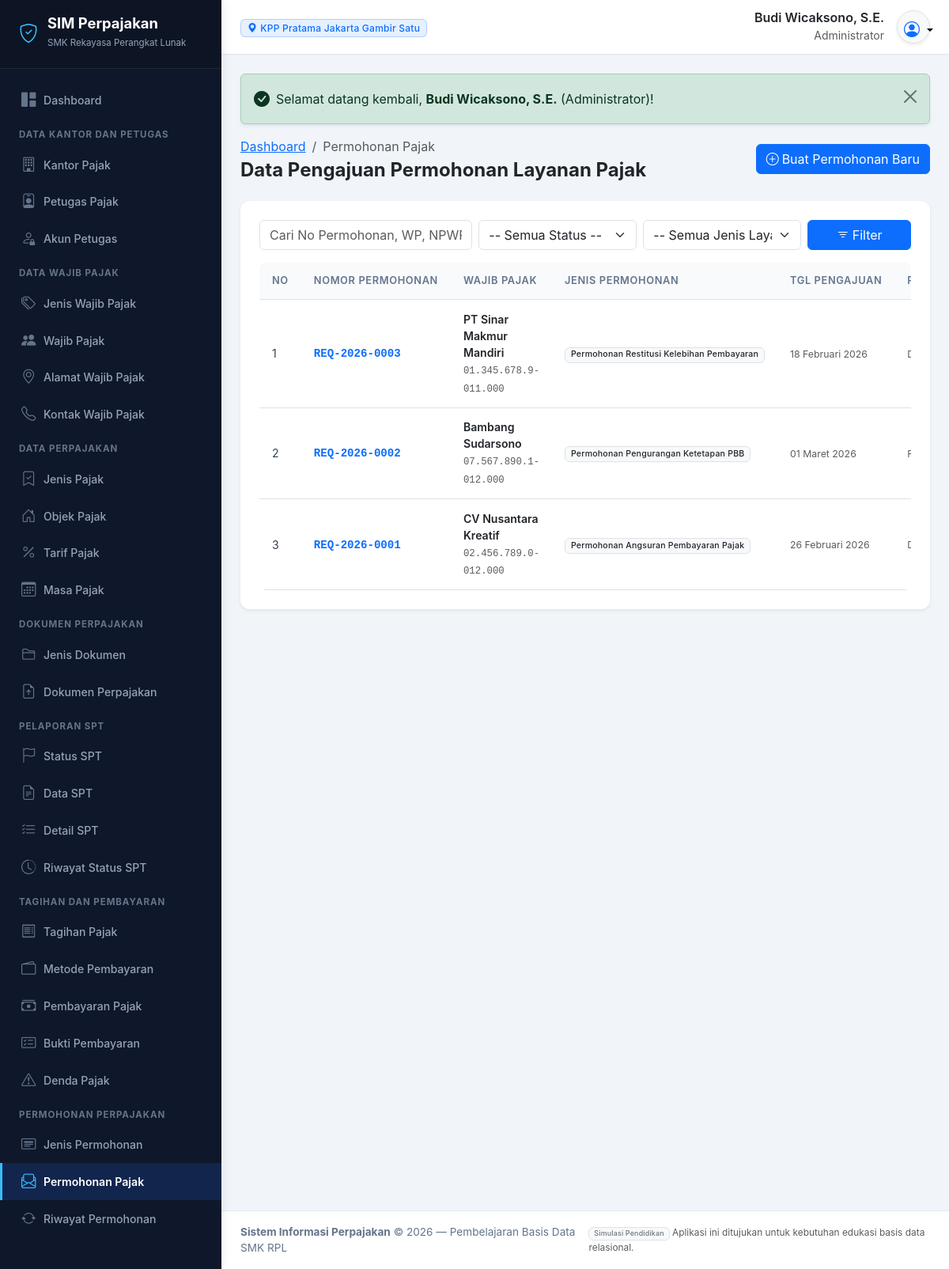
Page /modules/permohonan_pajak/index.php (signed in) on the committed database.
### tables this page shows
CREATE TABLE `akun_petugas` (
  `id_akun` INT AUTO_INCREMENT PRIMARY KEY,
  `id_petugas` INT NOT NULL UNIQUE,
  `nama_pengguna` VARCHAR(50) NOT NULL UNIQUE,
  `kata_sandi` VARCHAR(255) NOT NULL,
  `peran` VARCHAR(50) NOT NULL,
  `status_akun` ENUM('Aktif', 'Nonaktif') DEFAULT 'Aktif',
  `terakhir_masuk` DATETIME NULL,
  `created_at` TIMESTAMP DEFAULT CURRENT_TIMESTAMP,
  CONSTRAINT `fk_akun_petugas` FOREIGN KEY (`id_petugas`) 
    REFERENCES `petugas_pajak` (`id_petugas`) ON UPDATE CASCADE ON DELETE CASCADE
);

CREATE TABLE `kantor_pajak` (
  `id_kantor` INT AUTO_INCREMENT PRIMARY KEY,
  `kode_kantor` VARCHAR(20) NOT NULL UNIQUE,
  `nama_kantor` VARCHAR(150) NOT NULL,
  `alamat` TEXT NOT NULL,
  `kota` VARCHAR(100) NOT NULL,
  `nomor_telepon` VARCHAR(30) NOT NULL,
  `email` VARCHAR(100) NOT NULL,
  `created_at` TIMESTAMP DEFAULT CURRENT_TIMESTAMP
);

CREATE TABLE `petugas_pajak` (
  `id_petugas` INT AUTO_INCREMENT PRIMARY KEY,
  `id_kantor` INT NOT NULL,
  `nama_petugas` VARCHAR(150) NOT NULL,
  `nomor_identitas` VARCHAR(50) NOT NULL UNIQUE,
  `jabatan` VARCHAR(100) NOT NULL,
  `nomor_telepon` VARCHAR(30) NOT NULL,
  `email` VARCHAR(100) NOT NULL,
  `status` ENUM('Aktif', 'Nonaktif') DEFAULT 'Aktif',
  `created_at` TIMESTAMP DEFAULT CURRENT_TIMESTAMP,
  CONSTRAINT `fk_petugas_kantor` FOREIGN KEY (`id_kantor`) 
    REFERENCES `kantor_pajak` (`id_kantor`) ON UPDATE CASCADE ON DELETE RESTRICT
);

CREATE TABLE `permohonan_pajak` (
  `id_permohonan` INT AUTO_INCREMENT PRIMARY KEY,
  `nomor_permohonan` VARCHAR(50) NOT NULL UNIQUE,
  `id_wajib_pajak` INT NOT NULL,
  `id_jenis_permohonan` INT NOT NULL,
  `id_petugas` INT NULL,
  `tanggal_pengajuan` DATE NOT NULL,
  `status_permohonan` ENUM('Diajukan', 'Diverifikasi', 'Disetujui', 'Ditolak', 'Selesai') DEFAULT 'Diajukan',
  `keterangan` TEXT NULL,
  CONSTRAINT `fk_mohon_wp` FOREIGN KEY (`id_wajib_pajak`) 
    REFERENCES `wajib_pajak` (`id_wajib_pajak`) ON UPDATE CASCADE ON DELETE RESTRICT,
  CONSTRAINT `fk_mohon_jenis` FOREIGN KEY (`id_jenis_permohonan`) 
    REFERENCES `jenis_permohonan` (`id_jenis_permohonan`) ON UPDATE CASCADE ON DELETE RESTRICT,
  CONSTRAINT `fk_mohon_petugas` FOREIGN KEY (`id_petugas`) 
    REFERENCES `petugas_pajak` (`id_petugas`) ON UPDATE CASCADE ON DELETE SET NULL
);

CREATE TABLE `wajib_pajak` (
  `id_wajib_pajak` INT AUTO_INCREMENT PRIMARY KEY,
  `id_jenis_wajib_pajak` INT NOT NULL,
  `id_kantor` INT NOT NULL,
  `nomor_npwp` VARCHAR(30) NOT NULL UNIQUE,
  `nama_wajib_pajak` VARCHAR(150) NOT NULL,
  `tanggal_pendaftaran` DATE NOT NULL,
  `tanggal_lahir` DATE NULL,
  `jenis_kelamin` ENUM('Laki-laki', 'Perempuan', 'Lainnya') NULL,
  `status_wajib_pajak` ENUM('Aktif', 'Nonaktif', 'Suspen') DEFAULT 'Aktif',
  `created_at` TIMESTAMP DEFAULT CURRENT_TIMESTAMP,
  CONSTRAINT `fk_wp_jenis` FOREIGN KEY (`id_jenis_wajib_pajak`) 
    REFERENCES `jenis_wajib_pajak` (`id_jenis_wajib_pajak`) ON UPDATE CASCADE ON DELETE RESTRICT,
  CONSTRAINT `fk_wp_kantor` FOREIGN KEY (`id_kantor`) 
    REFERENCES `kantor_pajak` (`id_kantor`) ON UPDATE CASCADE ON DELETE RESTRICT
);

CREATE TABLE `jenis_permohonan` (
  `id_jenis_permohonan` INT AUTO_INCREMENT PRIMARY KEY,
  `nama_permohonan` VARCHAR(150) NOT NULL UNIQUE,
  `deskripsi` TEXT NULL,
  `status` ENUM('Aktif', 'Nonaktif') DEFAULT 'Aktif'
);

### modules/permohonan_pajak/index.php (the view, shortened to what this page needs)
<?php
require_once __DIR__ . '/../../includes/header.php';
$cari = bersihkan($_GET['cari'] ?? '');
$halaman = max(1, (int)($_GET['halaman'] ?? 1));
$limit = 10;
$offset = ($halaman - 1) * $limit;
$where = "WHERE 1=1";
$params = [];
$query = "
    SELECT pp.*, wp.nama_wajib_pajak, wp.nomor_npwp, jp.nama_permohonan, pt.nama_petugas
    FROM permohonan_pajak pp
    JOIN wajib_pajak wp ON pp.id_wajib_pajak = wp.id_wajib_pajak
    JOIN jenis_permohonan jp ON pp.id_jenis_permohonan = jp.id_jenis_permohonan
    LEFT JOIN petugas_pajak pt ON pp.id_petugas = pt.id_petugas
    $where
    ORDER BY pp.id_permohonan DESC
    LIMIT $limit OFFSET $offset
";
$data_list = ambil_semua($query, $params);
?>
<div class="d-flex flex-column flex-md-row justify-content-between align-items-md-center mb-4 gap-2">
    <div>
        <nav aria-label="breadcrumb">
            <ol class="breadcrumb mb-1">
                <li class="breadcrumb-item"><a href="<?= base_url('dashboard.php') ?>">Dashboard</a></li>
                <li class="breadcrumb-item active" aria-current="page">Permohonan Pajak</li>
            </ol>
        </nav>
        <h4 class="fw-bold mb-0 text-dark">Data Pengajuan Permohonan Layanan Pajak</h4>
    </div>
    <div>
        <a href="tambah.php" class="btn btn-primary">
            <i class="bi bi-plus-circle me-1"></i>Buat Permohonan Baru
        </a>
    </div>
</div>
<div class="card border-0 shadow-sm">
    <div class="card-body p-3 p-md-4">
        <form method="GET" class="row g-2 mb-3">
            <div class="col-12 col-md-4">
                <input type="text" name="cari" class="form-control" placeholder="Cari No Permohonan, WP, NPWP..." value="<?= escape($cari) ?>">
            </div>
            <div class="col-6 col-md-3">
                <select name="status" class="form-select">
                    <option value="">-- Semua Status --</option>
                </select>
            </div>
            <div class="col-6 col-md-3">
                <select name="jenis" class="form-select">
                    <option value="0">-- Semua Jenis Layanan --</option>
                </select>
            </div>
            <div class="col-12 col-md-2">
                <button class="btn btn-primary w-100" type="submit"><i class="bi bi-filter me-1"></i>Filter</button>
            </div>
        </form>
        <div class="table-responsive">
            <table class="table table-hover align-middle mb-0">
                <thead>
                    <tr>
                        <th style="width: 50px;">No</th>
                        <th>Nomor Permohonan</th>
                        <th>Wajib Pajak</th>
                        <th>Jenis Permohonan</th>
                        <th>Tgl Pengajuan</th>
                        <th>Petugas Pemeriksa</th>
                    </tr>
                </thead>
                <tbody>
                    <?php if (empty($data_list)): ?>
                        <tr><td colspan="8" class="text-center py-4 text-muted">Tidak ada permohonan pajak ditemukan.</td></tr>
                    <?php else: ?>
                        <?php $no = $offset + 1; foreach ($data_list as $row): ?>
                            <tr>
                                <td><?= $no++ ?></td>
                                <td>
                                    <a href="detail.php?id=<?= $row['id_permohonan'] ?>" class="fw-bold font-monospace text-decoration-none">
                                        <?= escape($row['nomor_permohonan']) ?>
                                    </a>
                                </td>
                                <td>
                                    <div class="fw-semibold text-dark"><?= escape($row['nama_wajib_pajak']) ?></div>
                                    <small class="text-muted font-monospace"><?= escape($row['nomor_npwp']) ?></small>
                                </td>
                                <td>
                                    <span class="badge bg-light text-dark border"><?= escape($row['nama_permohonan']) ?></span>
                                </td>
                                <td><small class="text-muted"><?= format_tanggal($row['tanggal_pengajuan']) ?></small></td>
                                <td><small class="text-muted"><?= escape($row['nama_petugas'] ?? 'Belum Ditugaskan') ?></small></td>
                            </tr>
                        <?php endforeach; ?>
                    <?php endif; ?>
                </tbody>
            </table>
        </div>
    </div>
</div>
<?php require_once __DIR__ . '/../../includes/footer.php'; ?>

### includes/header.php (shortened to what this page needs)
<?php
require_once __DIR__ . '/fungsi.php';
$user_aktif = pengguna_login();
$nama_user = $user_aktif['nama_petugas'] ?? $_SESSION['nama_pengguna'] ?? 'Petugas';
$peran_user = $user_aktif['peran'] ?? 'Petugas Pajak';
$kantor_user = $user_aktif['nama_kantor'] ?? 'Kantor Pajak';
?>
<!DOCTYPE html>
<html lang="id">
<head>
    <link rel="stylesheet" href="<?= base_url('assets/css/bootstrap.min.css') ?>">
    <link rel="stylesheet" href="<?= base_url('assets/css/bootstrap-icons.min.css') ?>">
    <link rel="stylesheet" href="<?= base_url('assets/css/style.css') ?>">
    <link rel="stylesheet" href="https://cdn.jsdelivr.net/npm/bootstrap-icons@1.11.3/font/bootstrap-icons.min.css" onerror="this.onerror=null;">
</head>
<body>
<div class="app-wrapper">
    <?php require_once __DIR__ . '/sidebar.php'; ?>
    <div class="app-content">
        <header class="app-header">
            <div class="d-flex align-items-center">
                <div class="d-none d-sm-block">
                    <span class="badge bg-primary bg-opacity-10 text-primary border border-primary border-opacity-25 px-2 py-1">
                        <i class="bi bi-geo-alt-fill me-1"></i><?= escape($kantor_user) ?>
                    </span>
                </div>
            </div>
            <div class="d-flex align-items-center gap-3">
                <div class="text-end d-none d-md-block">
                    <div class="fw-semibold text-dark lh-sm"><?= escape($nama_user) ?></div>
                    <small class="text-muted"><?= escape($peran_user) ?></small>
                </div>
                <div class="dropdown">
                    <button class="btn btn-light rounded-circle p-2 border shadow-sm dropdown-toggle" type="button" id="userDropdown" data-bs-toggle="dropdown" aria-expanded="false" style="width: 42px; height: 42px;">
                        <i class="bi bi-person-circle fs-5 text-primary"></i>
                    </button>
                </div>
            </div>
        </header>
        <main class="p-3 p-md-4 flex-grow-1">

### assets/css/style.css (style rules this page uses)
:root { --primary-color: #1e3a8a; --primary-light: #3b82f6; --primary-dark: #0f172a; --secondary-color: #0d9488; --accent-gold: #f59e0b; --bg-main: #f1f5f9; --sidebar-bg: #0f172a; --sidebar-hover: #1e293b; --sidebar-active: #2563eb; --card-border: #e2e8f0; }
body { background-color: var(--bg-main); font-family: -apple-system, BlinkMacSystemFont, "Segoe UI", Roboto, "Helvetica Neue", Arial, sans-serif; color: #334155; min-height: 100vh; display: flex; flex-direction: column; }
.app-wrapper { display: flex; min-height: 100vh; width: 100%; }
.app-content { flex-grow: 1; display: flex; flex-direction: column; min-width: 0; background-color: var(--bg-main); }
.app-header { background-color: #ffffff; border-bottom: 1px solid #e2e8f0; padding: 0.75rem 1.5rem; display: flex; align-items: center; justify-content: space-between; box-shadow: 0 1px 3px rgba(0,0,0,0.03); position: sticky; top: 0; z-index: 1010; }
.card { border: 1px solid var(--card-border); border-radius: 0.75rem; box-shadow: 0 1px 3px rgba(0,0,0,0.05); background: #ffffff; }
.table-responsive { border-radius: 0.5rem; }
.table th { font-size: 0.8rem; text-transform: uppercase; letter-spacing: 0.05em; font-weight: 600; color: #64748b; background-color: #f8fafc; border-top: none; white-space: nowrap; padding: 0.85rem 1rem; }
.table td { padding: 0.85rem 1rem; vertical-align: middle; font-size: 0.88rem; color: #334155; }
.badge { font-weight: 500; letter-spacing: 0.02em; }

### rows in the picture
akun_petugas: kantor_pajak.nama_kantor "KPP Pratama Jakarta Gambir Satu", id_petugas.nama_petugas "Budi Wicaksono, S.E.", peran "Administrator"
permohonan_pajak: nomor_permohonan "REQ-2026-0003", id_wajib_pajak.nama_wajib_pajak "PT Sinar Makmur Mandiri", id_wajib_pajak.nomor_npwp "01.345.678.9-011.000", id_jenis_permohonan.nama_permohonan "Permohonan Restitusi Kelebihan Pembayaran", tanggal_pengajuan "18 Februari 2026"
permohonan_pajak: nomor_permohonan "REQ-2026-0002", id_wajib_pajak.nama_wajib_pajak "Bambang Sudarsono", id_wajib_pajak.nomor_npwp "07.567.890.1-012.000", id_jenis_permohonan.nama_permohonan "Permohonan Pengurangan Ketetapan PBB", tanggal_pengajuan "01 Maret 2026"
permohonan_pajak: nomor_permohonan "REQ-2026-0001", id_wajib_pajak.nama_wajib_pajak "CV Nusantara Kreatif", id_wajib_pajak.nomor_npwp "02.456.789.0-012.000", id_jenis_permohonan.nama_permohonan "Permohonan Angsuran Pembayaran Pajak", tanggal_pengajuan "26 Februari 2026"

### other values in the picture
$flash['pesan'] "Selamat datang kembali, Budi Wicaksono, S.E. (Administrator)!"
